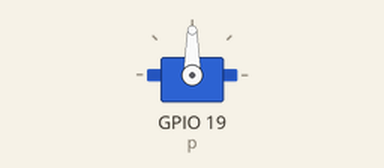
Bench run of a program on a simulated Raspberry Pi (BCM pin numbers). On the bench: servo. Servo angles are drawn from the pulse width (0.5 ms = 0°, 2.5 ms = 180°).

Above: at 0.05 s.
At 1.5 s:
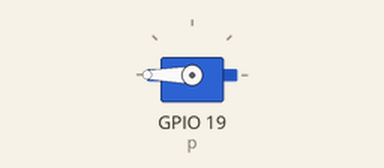
At 3.0 s:
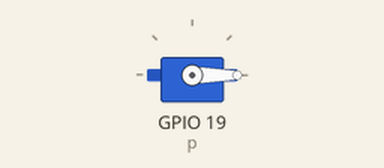
Timing chart, 0 to 6.9 s (numbered marks = the images above):
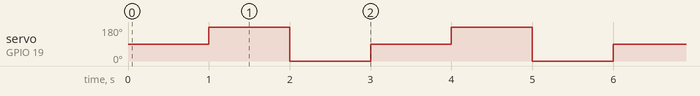

The program:

servo-loop.py
```python
import RPi.GPIO as IO           # calling for header file for GPIOs of PI
import time                     # calling for time to provide delays in program
#IO.setwarnings(False)          # do not show any warnings
IO.setmode (IO.BCM)             # programming the GPIO by BCM pin numbers. (like PIN29 asGPIO5)
IO.setup(19,IO.OUT)             # initialize GPIO19 as an output
p = IO.PWM(19,50)               # GPIO19 as PWM output, with 50Hz frequency
p.start(7.5)                    # generate PWM signal with 7.5 duty cycle
while 1:                        # execute loop forever
        p.ChangeDutyCycle(7.5)  # change duty cycle for getting the servo position to 90
        time.sleep(1)           # sleep for 1 second
        p.ChangeDutyCycle(12.5) # change duty cycle for getting the servo position to 180
        time.sleep(1)           # sleep for 1 second
        p.ChangeDutyCycle(2.5)  # change duty cycle for getting the servo position to 0
        time.sleep(1)           # sleep for 1 second
p.stop()
IO.cleanup()
```

Measured:
- by itself, servo on GPIO 19 (p): repeats every 3.0 s: 0° 1.0 s, 90° 1.0 s, 180° 1.0 s
